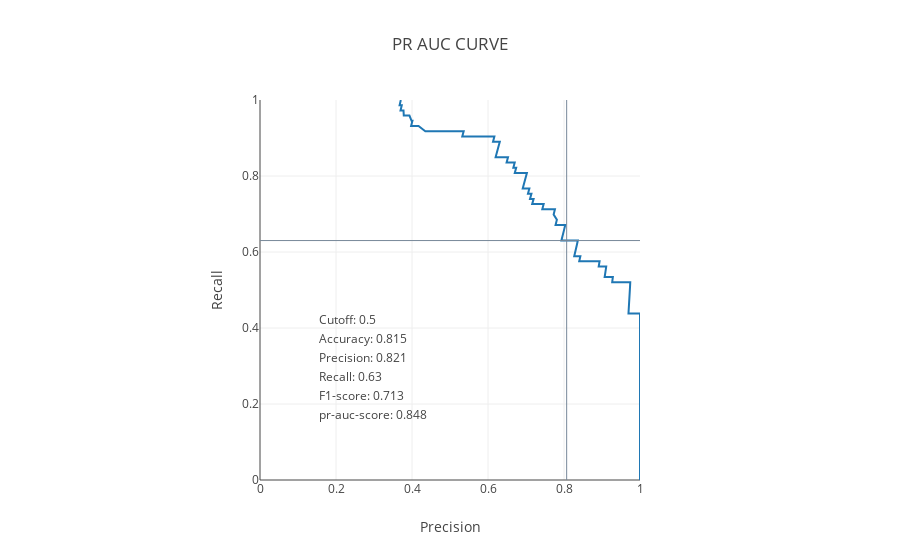

Notebook cell for this chart:
### Code cell
explainer.plot_pr_auc()

### Figure 1 — Plotly figure (JSON) as saved in the notebook; plotly's stock layout.template omitted (floating-point values rounded to 4 significant figures; data arrays with more than 128 entries replaced by an {"elided": "..."} marker saying what was removed)
{"data": [{"hoverinfo": "text", "mode": "lines", "name": "PR AUC CURVE", "text": {"elided": "164 str values"}, "type": "scatter", "x": {"elided": "165 float values"}, "y": {"elided": "165 float values"}}], "layout": {"annotations": [{"align": "right", "showarrow": false, "text": "Cutoff: 0.5", "x": 0.15, "xanchor": "left", "y": 0.45, "yanchor": "top"}, {"align": "right", "showarrow": false, "text": "Accuracy: 0.815", "x": 0.15, "xanchor": "left", "y": 0.4, "yanchor": "top"}, {"align": "right", "showarrow": false, "text": "Precision: 0.821", "x": 0.15, "xanchor": "left", "y": 0.35, "yanchor": "top"}, {"align": "right", "showarrow": false, "text": "Recall: 0.63", "x": 0.15, "xanchor": "left", "y": 0.3, "yanchor": "top"}, {"align": "right", "showarrow": false, "text": "F1-score: 0.713", "x": 0.15, "xanchor": "left", "y": 0.25, "yanchor": "top"}, {"align": "right", "showarrow": false, "text": "pr-auc-score: 0.848", "x": 0.15, "xanchor": "left", "y": 0.2, "yanchor": "top"}], "hovermode": "closest", "plot_bgcolor": "#fff", "shapes": [{"line": {"color": "lightslategray", "width": 1}, "type": "line", "x0": 0, "x1": 1, "xref": "x", "y0": 0.6301, "y1": 0.6301, "yref": "y"}, {"line": {"color": "lightslategray", "width": 1}, "type": "line", "x0": 0.807, "x1": 0.807, "xref": "x", "y0": 0, "y1": 1, "yref": "y"}], "title": {"text": "PR AUC CURVE"}, "xaxis": {"constrain": "domain", "range": [0, 1], "title": {"text": "Precision"}}, "yaxis": {"range": [0, 1], "scaleanchor": "x", "scaleratio": 1, "title": {"text": "Recall"}}}}
